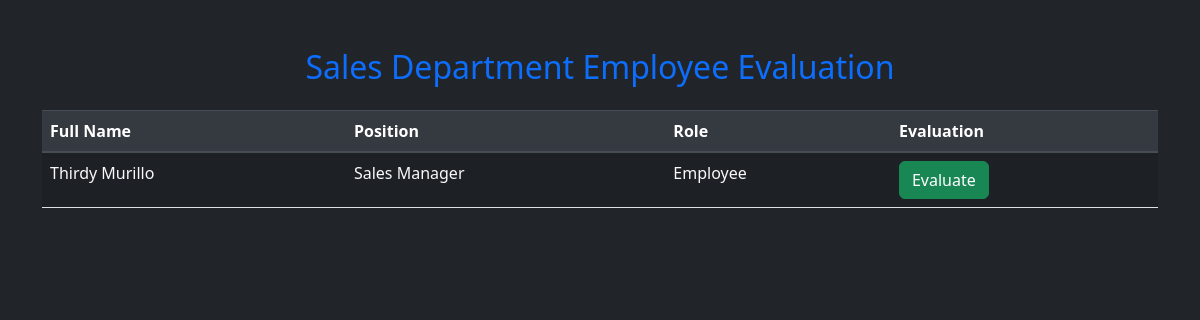
Page /main/sales.php (signed in) on the committed database.
### tables this page shows
CREATE TABLE `employee_register` (
  `e_id` int(11) UNSIGNED NOT NULL,
  `firstname` varchar(255) NOT NULL,
  `middlename` varchar(255) NOT NULL,
  `lastname` varchar(255) NOT NULL,
  `birthdate` date NOT NULL,
  `email` varchar(255) NOT NULL,
  `password` varchar(255) NOT NULL,
  `role` varchar(255) NOT NULL,
  `position` varchar(255) NOT NULL,
  `department` varchar(255) NOT NULL,
  `available_leaves` int(11) NOT NULL DEFAULT 0,
  `phone_number` varchar(20) NOT NULL,
  `address` varchar(255) NOT NULL,
  `pfp` longblob NOT NULL,
  `qr_code_path` varchar(255) DEFAULT NULL
);

### main/sales.php (the view, shortened to what this page needs)
<?php
include '../db/db_conn.php';
$sql = "SELECT e_id, firstname, lastname, role, position FROM employee_register WHERE role = 'employee' AND department = 'Sales Department'";
$result = $conn->query($sql);
$evaluatedEmployees = [];
$employees = [];
if ($result->num_rows > 0) {
    while ($row = $result->fetch_assoc()) {
        $employees[] = $row;
    }
}
?>
<!DOCTYPE html>
<html lang="en">
<head>
    <link href="https://stackpath.bootstrapcdn.com/bootstrap/4.5.2/css/bootstrap.min.css" rel="stylesheet">
    <link href="../css/styles.css" rel="stylesheet">
    <link href="../css/star.css" rel="stylesheet">
</head>
<body class="bg-dark text-light">
    <div class="container mt-5">
        <h2 class="text-center text-primary mb-4">Sales Department Employee Evaluation</h2>
        <div class="table-responsive">
            <table class="table table-striped table-hover text-dark">
                <thead class="thead-dark">
                    <tr>
                        <th>Full Name</th>
                        <th>Position</th>
                        <th>Role</th>
                        <th>Evaluation</th>
                    </tr>
                </thead>
                <tbody>
                    <?php if (!empty($employees)): ?>
                        <?php foreach ($employees as $employee): ?>
                            <tr>
                                <td class="text-light"><?php echo htmlspecialchars($employee['firstname'] . ' ' . $employee['lastname']); ?></td>
                                <td class="text-light"><?php echo htmlspecialchars($employee['position']); ?></td>
                                <td class="text-light"><?php echo htmlspecialchars($employee['role']); ?></td>
                                <td>
                                    <button class="btn btn-success"
                                        onclick="evaluateEmployee(<?php echo $employee['e_id']; ?>, '<?php echo htmlspecialchars($employee['firstname'] . ' ' . $employee['lastname']); ?>', '<?php echo htmlspecialchars($employee['position']); ?>')"
                                        <?php echo in_array($employee['e_id'], $evaluatedEmployees) ? 'disabled' : ''; ?>>
                                        <?php echo in_array($employee['e_id'], $evaluatedEmployees) ? 'Evaluated' : 'Evaluate'; ?>
                                    </button>
                                </td>
                            </tr>
                        <?php endforeach; ?>
                    <?php else: ?>
                        <tr><td class="text-light text-center" colspan="4">No employees found for evaluation in Sales Department.</td></tr>
                    <?php endif; ?>
                </tbody>
            </table>
        </div>
    </div>
</body>
</html>

### rows in the picture
employee_register: firstname+lastname "Thirdy Murillo", position "Sales Manager", role "Employee", shows "Evaluate"
